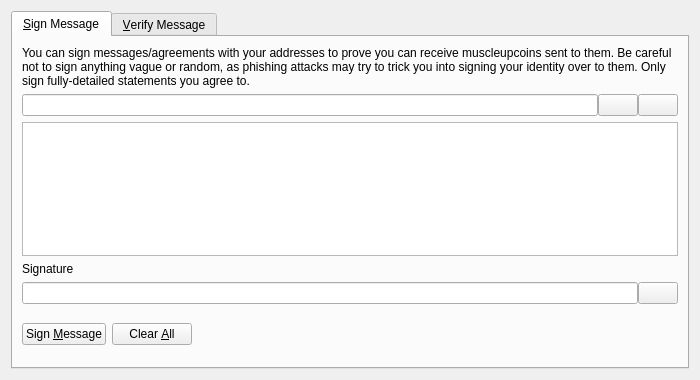
<?xml version="1.0" encoding="UTF-8"?>
<ui version="4.0">
 <class>SignVerifyMessageDialog</class>
 <widget class="QDialog" name="SignVerifyMessageDialog">
  <property name="geometry">
   <rect>
    <x>0</x>
    <y>0</y>
    <width>700</width>
    <height>380</height>
   </rect>
  </property>
  <property name="windowTitle">
   <string>Signatures - Sign / Verify a Message</string>
  </property>
  <property name="modal">
   <bool>true</bool>
  </property>
  <layout class="QVBoxLayout" name="verticalLayout">
   <item>
    <widget class="QTabWidget" name="tabWidget">
     <property name="currentIndex">
      <number>0</number>
     </property>
     <widget class="QWidget" name="tabSignMessage">
      <attribute name="title">
       <string>&amp;Sign Message</string>
      </attribute>
      <layout class="QVBoxLayout" name="verticalLayout_SM">
       <item>
        <widget class="QLabel" name="infoLabel_SM">
         <property name="text">
          <string>You can sign messages/agreements with your addresses to prove you can receive muscleupcoins sent to them. Be careful not to sign anything vague or random, as phishing attacks may try to trick you into signing your identity over to them. Only sign fully-detailed statements you agree to.</string>
         </property>
         <property name="textFormat">
          <enum>Qt::PlainText</enum>
         </property>
         <property name="wordWrap">
          <bool>true</bool>
         </property>
        </widget>
       </item>
       <item>
        <layout class="QHBoxLayout" name="horizontalLayout_1_SM">
         <property name="spacing">
          <number>0</number>
         </property>
         <item>
          <widget class="QValidatedLineEdit" name="addressIn_SM">
           <property name="toolTip">
            <string>The Muscleupcoin address to sign the message with</string>
           </property>
          </widget>
         </item>
         <item>
          <widget class="QPushButton" name="addressBookButton_SM">
           <property name="toolTip">
            <string>Choose previously used address</string>
           </property>
           <property name="text">
            <string/>
           </property>
           <property name="icon">
            <iconset resource="../bitcoin.qrc">
             <normaloff>:/icons/address-book</normaloff>:/icons/address-book</iconset>
           </property>
           <property name="shortcut">
            <string>Alt+A</string>
           </property>
           <property name="autoDefault">
            <bool>false</bool>
           </property>
          </widget>
         </item>
         <item>
          <widget class="QPushButton" name="pasteButton_SM">
           <property name="toolTip">
            <string>Paste address from clipboard</string>
           </property>
           <property name="text">
            <string/>
           </property>
           <property name="icon">
            <iconset resource="../bitcoin.qrc">
             <normaloff>:/icons/editpaste</normaloff>:/icons/editpaste</iconset>
           </property>
           <property name="shortcut">
            <string>Alt+P</string>
           </property>
           <property name="autoDefault">
            <bool>false</bool>
           </property>
          </widget>
         </item>
        </layout>
       </item>
       <item>
        <widget class="QPlainTextEdit" name="messageIn_SM">
         <property name="toolTip">
          <string>Enter the message you want to sign here</string>
         </property>
        </widget>
       </item>
       <item>
        <widget class="QLabel" name="signatureLabel_SM">
         <property name="text">
          <string>Signature</string>
         </property>
         <property name="textFormat">
          <enum>Qt::PlainText</enum>
         </property>
        </widget>
       </item>
       <item>
        <layout class="QHBoxLayout" name="horizontalLayout_2_SM">
         <property name="spacing">
          <number>0</number>
         </property>
         <item>
          <widget class="QLineEdit" name="signatureOut_SM">
           <property name="font">
            <font>
             <italic>true</italic>
            </font>
           </property>
           <property name="readOnly">
            <bool>true</bool>
           </property>
          </widget>
         </item>
         <item>
          <widget class="QPushButton" name="copySignatureButton_SM">
           <property name="toolTip">
            <string>Copy the current signature to the system clipboard</string>
           </property>
           <property name="text">
            <string/>
           </property>
           <property name="icon">
            <iconset resource="../bitcoin.qrc">
             <normaloff>:/icons/editcopy</normaloff>:/icons/editcopy</iconset>
           </property>
           <property name="autoDefault">
            <bool>false</bool>
           </property>
          </widget>
         </item>
        </layout>
       </item>
       <item>
        <layout class="QHBoxLayout" name="horizontalLayout_3_SM">
         <item>
          <widget class="QPushButton" name="signMessageButton_SM">
           <property name="toolTip">
            <string>Sign the message to prove you own this Muscleupcoin address</string>
           </property>
           <property name="text">
            <string>Sign &amp;Message</string>
           </property>
           <property name="icon">
            <iconset resource="../bitcoin.qrc">
             <normaloff>:/icons/edit</normaloff>:/icons/edit</iconset>
           </property>
           <property name="autoDefault">
            <bool>false</bool>
           </property>
          </widget>
         </item>
         <item>
          <widget class="QPushButton" name="clearButton_SM">
           <property name="toolTip">
            <string>Reset all sign message fields</string>
           </property>
           <property name="text">
            <string>Clear &amp;All</string>
           </property>
           <property name="icon">
            <iconset resource="../bitcoin.qrc">
             <normaloff>:/icons/remove</normaloff>:/icons/remove</iconset>
           </property>
           <property name="autoDefault">
            <bool>false</bool>
           </property>
          </widget>
         </item>
         <item>
          <spacer name="horizontalSpacer_1_SM">
           <property name="orientation">
            <enum>Qt::Horizontal</enum>
           </property>
           <property name="sizeHint" stdset="0">
            <size>
             <width>40</width>
             <height>48</height>
            </size>
           </property>
          </spacer>
         </item>
         <item>
          <widget class="QLabel" name="statusLabel_SM">
           <property name="font">
            <font>
             <weight>75</weight>
             <bold>true</bold>
            </font>
           </property>
           <property name="text">
            <string/>
           </property>
           <property name="wordWrap">
            <bool>true</bool>
           </property>
          </widget>
         </item>
         <item>
          <spacer name="horizontalSpacer_2_SM">
           <property name="orientation">
            <enum>Qt::Horizontal</enum>
           </property>
           <property name="sizeHint" stdset="0">
            <size>
             <width>40</width>
             <height>48</height>
            </size>
           </property>
          </spacer>
         </item>
        </layout>
       </item>
      </layout>
     </widget>
     <widget class="QWidget" name="tabVerifyMessage">
      <attribute name="title">
       <string>&amp;Verify Message</string>
      </attribute>
      <layout class="QVBoxLayout" name="verticalLayout_VM">
       <item>
        <widget class="QLabel" name="infoLabel_VM">
         <property name="text">
          <string>Enter the receiver's address, message (ensure you copy line breaks, spaces, tabs, etc. exactly) and signature below to verify the message. Be careful not to read more into the signature than what is in the signed message itself, to avoid being tricked by a man-in-the-middle attack. Note that this only proves the signing party receives with the address, it cannot prove sendership of any transaction!</string>
         </property>
         <property name="textFormat">
          <enum>Qt::PlainText</enum>
         </property>
         <property name="alignment">
          <set>Qt::AlignLeading|Qt::AlignLeft|Qt::AlignTop</set>
         </property>
         <property name="wordWrap">
          <bool>true</bool>
         </property>
        </widget>
       </item>
       <item>
        <layout class="QHBoxLayout" name="horizontalLayout_1_VM">
         <property name="spacing">
          <number>0</number>
         </property>
         <item>
          <widget class="QValidatedLineEdit" name="addressIn_VM">
           <property name="toolTip">
            <string>The Muscleupcoin address the message was signed with</string>
           </property>
          </widget>
         </item>
         <item>
          <widget class="QPushButton" name="addressBookButton_VM">
           <property name="toolTip">
            <string>Choose previously used address</string>
           </property>
           <property name="text">
            <string/>
           </property>
           <property name="icon">
            <iconset resource="../bitcoin.qrc">
             <normaloff>:/icons/address-book</normaloff>:/icons/address-book</iconset>
           </property>
           <property name="shortcut">
            <string>Alt+A</string>
           </property>
           <property name="autoDefault">
            <bool>false</bool>
           </property>
          </widget>
         </item>
        </layout>
       </item>
       <item>
        <widget class="QPlainTextEdit" name="messageIn_VM"/>
       </item>
       <item>
        <widget class="QValidatedLineEdit" name="signatureIn_VM"/>
       </item>
       <item>
        <layout class="QHBoxLayout" name="horizontalLayout_2_VM">
         <item>
          <widget class="QPushButton" name="verifyMessageButton_VM">
           <property name="toolTip">
            <string>Verify the message to ensure it was signed with the specified Muscleupcoin address</string>
           </property>
           <property name="text">
            <string>Verify &amp;Message</string>
           </property>
           <property name="icon">
            <iconset resource="../bitcoin.qrc">
             <normaloff>:/icons/transaction_0</normaloff>:/icons/transaction_0</iconset>
           </property>
           <property name="autoDefault">
            <bool>false</bool>
           </property>
          </widget>
         </item>
         <item>
          <widget class="QPushButton" name="clearButton_VM">
           <property name="toolTip">
            <string>Reset all verify message fields</string>
           </property>
           <property name="text">
            <string>Clear &amp;All</string>
           </property>
           <property name="icon">
            <iconset resource="../bitcoin.qrc">
             <normaloff>:/icons/remove</normaloff>:/icons/remove</iconset>
           </property>
           <property name="autoDefault">
            <bool>false</bool>
           </property>
          </widget>
         </item>
         <item>
          <spacer name="horizontalSpacer_1_VM">
           <property name="orientation">
            <enum>Qt::Horizontal</enum>
           </property>
           <property name="sizeHint" stdset="0">
            <size>
             <width>40</width>
             <height>48</height>
            </size>
           </property>
          </spacer>
         </item>
         <item>
          <widget class="QLabel" name="statusLabel_VM">
           <property name="font">
            <font>
             <weight>75</weight>
             <bold>true</bold>
            </font>
           </property>
           <property name="text">
            <string/>
           </property>
           <property name="wordWrap">
            <bool>true</bool>
           </property>
          </widget>
         </item>
         <item>
          <spacer name="horizontalSpacer_2_VM">
           <property name="orientation">
            <enum>Qt::Horizontal</enum>
           </property>
           <property name="sizeHint" stdset="0">
            <size>
             <width>40</width>
             <height>48</height>
            </size>
           </property>
          </spacer>
         </item>
        </layout>
       </item>
      </layout>
     </widget>
    </widget>
   </item>
  </layout>
 </widget>
 <customwidgets>
  <customwidget>
   <class>QValidatedLineEdit</class>
   <extends>QLineEdit</extends>
   <header>qt/qvalidatedlineedit.h</header>
  </customwidget>
 </customwidgets>
 <resources>
  <include location="../bitcoin.qrc"/>
 </resources>
 <connections/>
</ui>
